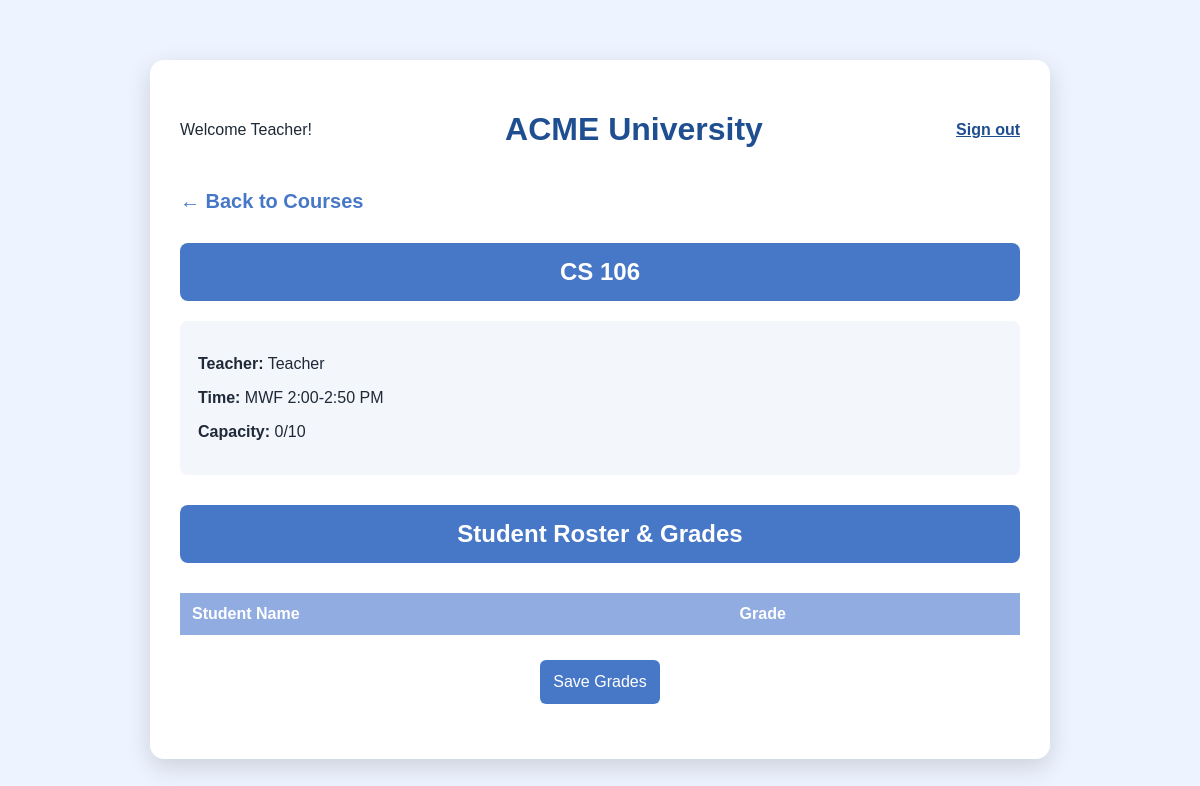
/course/2, run on the app's committed database.
### app.py (models this page shows)
class Course(db.Model):
    id = db.Column(db.Integer, primary_key=True) #course ID
    name = db.Column(db.String(100)) #course name
    teacher = db.Column(db.String(100)) #course teacher
    time = db.Column(db.String(100)) #course times
    capacity = db.Column(db.Integer) #course capacity
    enrollments = db.relationship("Enrollment", backref="course") #number of enrollments

### app.py (the view)
@app.route("/course/<int:course_id>", methods=["GET", "POST"])
def course(course_id):
    course = Course.query.get(course_id)
    enrollments = Enrollment.query.filter_by(course_id=course_id).all()
    if request.method == "POST":
        for enrollment in enrollments:
            grade = request.form.get(str(enrollment.id))
            enrollment.grade = int(grade)
        db.session.commit()
        return redirect(url_for("course", course_id=course_id))
    students = []
    for enrollment in enrollments:
        student = User.query.get(enrollment.student_id)
        students.append((enrollment, student))
    return render_template(
        "course.html",
        course=course,
        students=students
    )

### templates/course.html (shortened to what this page needs)
<!DOCTYPE html>
<html>
<head>
    <link rel="stylesheet" href="/static/style.css">
</head>
<body>
<div class="container">
    <header>
        <p>Welcome Teacher!</p>
        <h1>ACME University</h1>
        <a href="/logout">Sign out</a>
    </header>
    <a class="back" href="/teacher">← Back to Courses</a>
    <h2>{{ course.name }}</h2>
    <div class="course-info">
        <p><strong>Teacher:</strong> {{ course.teacher }}</p>
        <p><strong>Time:</strong> {{ course.time }}</p>
        <p><strong>Capacity:</strong> {{ course.enrollments|length }}/{{ course.capacity }}</p>
    </div>
    <h2>Student Roster & Grades</h2>
    <form method="POST">
        <table>
            <tr>
                <th>Student Name</th>
                <th>Grade</th>
            </tr>
        </table>
        <button class="save-btn" type="submit">Save Grades</button>
    </form>
</div>
</body>
</html>

### static/style.css (style rules this page uses)
* { box-sizing: border-box; }
body { margin: 0; font-family: Arial, Helvetica, sans-serif; background-color: #eef4ff; color: #1f2937; }
.login-card button, button { padding: 13px; background-color: #4778c7; color: white; border: none; border-radius: 6px; font-size: 16px; cursor: pointer; }
.container { width: 900px; margin: 60px auto; background-color: white; border-radius: 14px; box-shadow: 0 8px 25px rgba(0, 0, 0, 0.15); padding: 30px; }
header { display: flex; justify-content: space-between; align-items: center; }
header h1 { color: #1f4f91; }
header a { color: #1f4f91; font-weight: bold; }
h2 { text-align: center; background-color: #4778c7; color: white; padding: 15px; border-radius: 8px; margin-top: 30px; }
.course-info { background-color: #f3f6fb; padding: 18px; border-radius: 8px; margin-top: 20px; }
table { width: 100%; border-collapse: collapse; margin-top: 30px; }
th { background-color: #91ace0; color: white; padding: 12px; text-align: left; }
.back { display: inline-block; margin-top: 20px; font-size: 20px; text-decoration: none; color: #4778c7; font-weight: bold; }
.save-btn { display: block; margin: 25px auto; }

### data on the page
Course: name "CS 106", teacher "Teacher", time "MWF 2:00-2:50 PM", capacity "10"

### other printed values
{{ course.enrollments|length }} "0"
